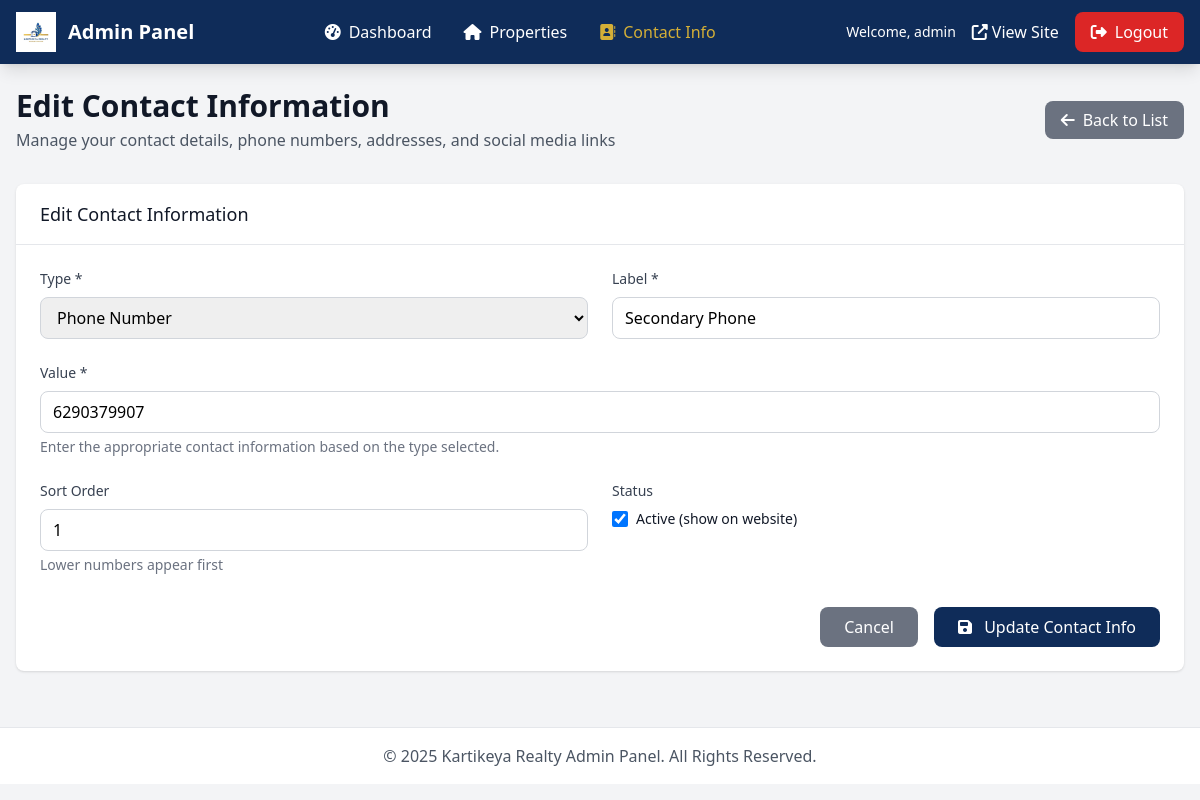
Page /admin/contact-info.php?action=edit&id=2 (signed in) on the committed database.
### tables this page shows
CREATE TABLE contact_info (
                    id INTEGER PRIMARY KEY AUTOINCREMENT,
                    type VARCHAR(50) NOT NULL,
                    label VARCHAR(100) NOT NULL,
                    value VARCHAR(255) NOT NULL,
                    is_active BOOLEAN DEFAULT 1,
                    sort_order INTEGER DEFAULT 0,
                    created_at DATETIME DEFAULT CURRENT_TIMESTAMP,
                    updated_at DATETIME DEFAULT CURRENT_TIMESTAMP
                );

### admin/contact-info.php (the view, shortened to what the rows shown need)
<?php
require_once 'includes/header.php';
require_once 'includes/contact-functions.php';
$contactManager = new ContactManager();
$action = $_GET['action'] ?? 'list';
$contact_id = $_GET['id'] ?? null;
$contact = null;
if ($action === 'edit' && $contact_id) {
    $contact = $contactManager->getContactInfo($contact_id);
}
$contacts = [];
$contact_counts = [];
?>
<div class="max-w-7xl mx-auto py-6 px-4">
    <div class="md:flex md:items-center md:justify-between mb-8">
        <div class="flex-1 min-w-0">
            <h1 class="text-3xl font-bold text-gray-900">
                <?php
                echo $action === 'add' ? 'Add Contact Information' :
                     ($action === 'edit' ? 'Edit Contact Information' : 'Contact Information Management');
                ?>
            </h1>
        </div>
    </div>
    <?php if ($action === 'list'): ?>
        <div class="grid grid-cols-1 md:grid-cols-4 gap-6 mb-8">
            <?php
            $type_icons = [
                'phone' => 'fas fa-phone',
                'email' => 'fas fa-envelope',
                'address' => 'fas fa-map-marker-alt',
                'social' => 'fab fa-share-alt'
            ];
            $type_colors = [
                'phone' => 'bg-blue-500',
                'email' => 'bg-green-500',
                'address' => 'bg-yellow-500',
                'social' => 'bg-purple-500'
            ];
            foreach (['phone', 'email', 'address', 'social'] as $type):
                $count = $contact_counts[$type] ?? ['total' => 0, 'active' => 0];
            ?>
                <div class="bg-white overflow-hidden shadow rounded-lg">
                    <div class="p-5">
                        <div class="flex items-center">
                            <div class="flex-shrink-0">
                                <div class="w-8 h-8 <?php echo $type_colors[$type]; ?> rounded-md flex items-center justify-center">
                                    <i class="<?php echo $type_icons[$type]; ?> text-white text-sm"></i>
                                </div>
                            </div>
                            <div class="ml-5 w-0 flex-1">
                                <dl>
                                    <dt class="text-sm font-medium text-gray-500 truncate"><?php echo ucfirst($type); ?></dt>
                                    <dd class="text-lg font-medium text-gray-900"><?php echo $count['active']; ?>/<?php echo $count['total']; ?></dd>
                                </dl>
                            </div>
                        </div>
                    </div>
                </div>
            <?php endforeach; ?>
        </div>
        <div class="bg-white shadow rounded-lg overflow-hidden">
            <div class="px-6 py-4 border-b border-gray-200">
                <h3 class="text-lg font-medium text-gray-900">All Contact Information (<?php echo count($contacts); ?>)</h3>
            </div>
            <?php if (empty($contacts)): ?>
                <div class="text-center py-12">
                    <i class="fas fa-address-book text-gray-400 text-4xl mb-4"></i>
                    <h3 class="text-lg font-medium text-gray-900 mb-2">No Contact Information Found</h3>
                    <p class="text-gray-500 mb-6">Get started by adding your contact details.</p>
                    <a href="contact-info.php?action=add" class="bg-primary hover:bg-secondary text-white font-medium py-2 px-4 rounded-lg transition duration-300">
                        <i class="fas fa-plus mr-2"></i>Add Contact Info
                    </a>
                </div>
            <?php else: ?>
                <div class="overflow-x-auto">
                    <table class="min-w-full divide-y divide-gray-200">
                        <thead class="bg-gray-50">
                            <tr>
                                <th class="px-6 py-3 text-left text-xs font-medium text-gray-500 uppercase tracking-wider">Type</th>
                                <th class="px-6 py-3 text-left text-xs font-medium text-gray-500 uppercase tracking-wider">Label</th>
                                <th class="px-6 py-3 text-left text-xs font-medium text-gray-500 uppercase tracking-wider">Value</th>
                                <th class="px-6 py-3 text-left text-xs font-medium text-gray-500 uppercase tracking-wider">Status</th>
                                <th class="px-6 py-3 text-left text-xs font-medium text-gray-500 uppercase tracking-wider">Order</th>
                                <th class="px-6 py-3 text-left text-xs font-medium text-gray-500 uppercase tracking-wider">Actions</th>
                            </tr>
                        </thead>
                        <tbody class="bg-white divide-y divide-gray-200">
                            <?php foreach ($contacts as $info): ?>
                                <tr class="hover:bg-gray-50">
                                    <td class="px-6 py-4 whitespace-nowrap">
                                        <div class="flex items-center">
                                            <div class="flex-shrink-0 w-8 h-8 <?php echo $type_colors[$info['type']] ?? 'bg-gray-500'; ?> rounded-md flex items-center justify-center mr-3">
                                                <i class="<?php echo $type_icons[$info['type']] ?? 'fas fa-info'; ?> text-white text-sm"></i>
                                            </div>
                                            <span class="inline-flex items-center px-2.5 py-0.5 rounded-full text-xs font-medium bg-gray-100 text-gray-800">
                                                <?php echo ucfirst(htmlspecialchars($info['type'])); ?>
                                            </span>
                                        </div>
                                    </td>
                                    <td class="px-6 py-4 whitespace-nowrap">
                                        <div class="text-sm font-medium text-gray-900"><?php echo htmlspecialchars($info['label']); ?></div>
                                    </td>
                                    <td class="px-6 py-4">
                                        <div class="text-sm text-gray-900 max-w-xs truncate">
                                            <?php if ($info['type'] === 'email'): ?>
                                                <a href="mailto:<?php echo htmlspecialchars($info['value']); ?>" class="text-primary hover:text-secondary">
                                                    <?php echo htmlspecialchars($info['value']); ?>
                                                </a>
                                            <?php elseif ($info['type'] === 'phone'): ?>
                                                <a href="tel:<?php echo htmlspecialchars($info['value']); ?>" class="text-primary hover:text-secondary">
                                                    <?php echo htmlspecialchars($info['value']); ?>
                                                </a>
                                            <?php elseif ($info['type'] === 'social' && $info['value'] !== '#'): ?>
                                                <a href="<?php echo htmlspecialchars($info['value']); ?>" target="_blank" class="text-primary hover:text-secondary">
                                                    <?php echo htmlspecialchars($info['value']); ?>
                                                </a>
                                            <?php else: ?>
                                                <?php echo htmlspecialchars($info['value']); ?>
                                            <?php endif; ?>
                                        </div>
                                    </td>
                                    <td class="px-6 py-4 whitespace-nowrap">
                                        <span class="inline-flex items-center px-2.5 py-0.5 rounded-full text-xs font-medium
                                            <?php echo $info['is_active'] ? 'bg-green-100 text-green-800' : 'bg-red-100 text-red-800'; ?>">
                                            <?php echo $info['is_active'] ? 'Active' : 'Inactive'; ?>
                                        </span>
                                    </td>
                                    <td class="px-6 py-4 whitespace-nowrap text-sm text-gray-900">
                                        <?php echo $info['sort_order']; ?>
                                    </td>
                                    <td class="px-6 py-4 whitespace-nowrap text-sm font-medium">
                                        <div class="flex space-x-2">
                                            <a href="contact-info.php?action=edit&id=<?php echo $info['id']; ?>" class="text-primary hover:text-secondary">
                                                <i class="fas fa-edit"></i>
                                            </a>
                                            <a href="contact-info.php?action=delete&id=<?php echo $info['id']; ?>"
                                               class="text-red-600 hover:text-red-900"
                                               onclick="return confirm('Are you sure you want to delete this contact information? This action cannot be undone.')">
                                                <i class="fas fa-trash"></i>
                                            </a>
                                        </div>
                                    </td>
                                </tr>
                            <?php endforeach; ?>
                        </tbody>
                    </table>
                </div>
            <?php endif; ?>
        </div>
    <?php elseif ($action === 'add' || $action === 'edit'): ?>
        <div class="bg-white shadow rounded-lg">
            <div class="px-6 py-4 border-b border-gray-200">
                <h3 class="text-lg font-medium text-gray-900">
                    <?php echo $action === 'add' ? 'Add New Contact Information' : 'Edit Contact Information'; ?>
                </h3>
            </div>
            <form method="POST" class="p-6">
                <div class="grid grid-cols-1 md:grid-cols-2 gap-6">
                    <div>
                        <label for="type" class="block text-sm font-medium text-gray-700 mb-2">Type *</label>
                        <select id="type" name="type" required
                                class="w-full px-3 py-2 border border-gray-300 rounded-lg focus:outline-none focus:ring-2 focus:ring-primary focus:border-transparent">
                            <?php
                            $types = [
                                'phone' => 'Phone Number',
                                'email' => 'Email Address',
                                'address' => 'Address',
                                'social' => 'Social Media'
                            ];
                            $selected_type = $contact['type'] ?? $_POST['type'] ?? '';
                            foreach ($types as $value => $label):
                            ?>
                                <option value="<?php echo $value; ?>" <?php echo $selected_type === $value ? 'selected' : ''; ?>>
                                    <?php echo $label; ?>
                                </option>
                            <?php endforeach; ?>
                        </select>
                    </div>
                    <div>
                        <label for="label" class="block text-sm font-medium text-gray-700 mb-2">Label *</label>
                        <input type="text" id="label" name="label" required
                               placeholder="e.g., Primary Phone, Faridabad Office, Facebook"
                               class="w-full px-3 py-2 border border-gray-300 rounded-lg focus:outline-none focus:ring-2 focus:ring-primary focus:border-transparent"
                               value="<?php echo htmlspecialchars($contact['label'] ?? $_POST['label'] ?? ''); ?>">
                    </div>
                    <div class="md:col-span-2">
                        <label for="value" class="block text-sm font-medium text-gray-700 mb-2">Value *</label>
                        <input type="text" id="value" name="value" required
                               placeholder="Enter the contact information"
                               class="w-full px-3 py-2 border border-gray-300 rounded-lg focus:outline-none focus:ring-2 focus:ring-primary focus:border-transparent"
                               value="<?php echo htmlspecialchars($contact['value'] ?? $_POST['value'] ?? ''); ?>">
                        <p class="text-sm text-gray-500 mt-1" id="value-help">
                            Enter the appropriate contact information based on the type selected.
                        </p>
                    </div>
                    <div>
                        <label for="sort_order" class="block text-sm font-medium text-gray-700 mb-2">Sort Order</label>
                        <input type="number" id="sort_order" name="sort_order" min="0"
                               placeholder="0"
                               class="w-full px-3 py-2 border border-gray-300 rounded-lg focus:outline-none focus:ring-2 focus:ring-primary focus:border-transparent"
                               value="<?php echo htmlspecialchars($contact['sort_order'] ?? $_POST['sort_order'] ?? '0'); ?>">
                        <p class="text-sm text-gray-500 mt-1">Lower numbers appear first</p>
                    </div>
                    <div>
                        <label class="block text-sm font-medium text-gray-700 mb-2">Status</label>
                        <div class="flex items-center">
                            <input type="checkbox" id="is_active" name="is_active" value="1"
                                   class="h-4 w-4 text-primary focus:ring-primary border-gray-300 rounded"
                                   <?php echo (!isset($contact) || $contact['is_active']) ? 'checked' : ''; ?>>
                            <label for="is_active" class="ml-2 block text-sm text-gray-900">
                                Active (show on website)
                            </label>
                        </div>
                    </div>
                </div>
                <div class="mt-8 flex justify-end space-x-4">
                    <a href="contact-info.php" class="bg-gray-500 hover:bg-gray-600 text-white font-medium py-2 px-6 rounded-lg transition duration-300">
                        Cancel
                    </a>
                    <button type="submit" class="bg-primary hover:bg-secondary text-white font-medium py-2 px-6 rounded-lg transition duration-300">
                        <i class="fas fa-save mr-2"></i>
                        <?php echo $action === 'add' ? 'Add Contact Info' : 'Update Contact Info'; ?>
                    </button>
                </div>
            </form>
        </div>
    <?php endif; ?>
</div>
<?php require_once 'includes/footer.php'; ?>

### rows in the picture
contact_info: type "Phone Number", label "Secondary Phone", value "6290379907", sort_order "1", is_active "☑"

### other values in the picture
$auth->getAdminUsername() "admin"
